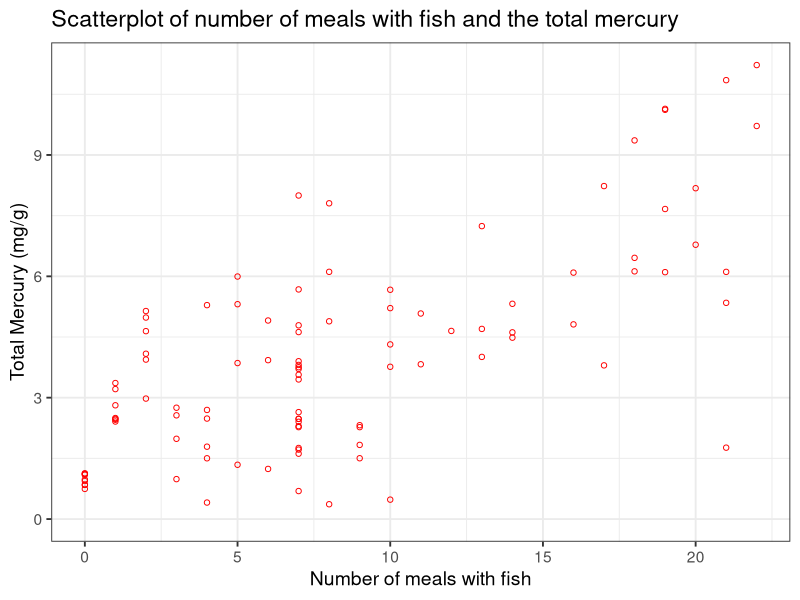
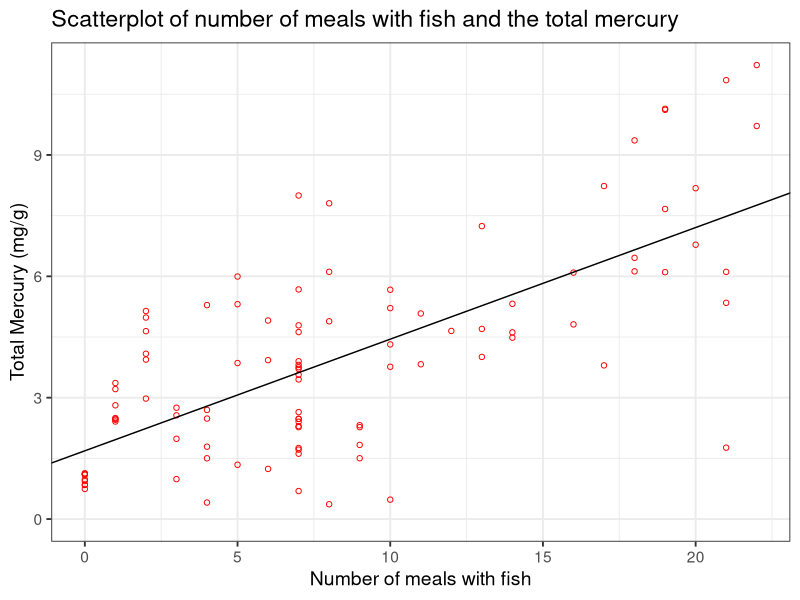

Here is the R script that generated these plots, in order:
#1. Read data
data <- read.csv("data.csv", header = TRUE)
attach(data)

#2. Scatterplot
# Scatter plot using ggplot
require(ggplot2)
ggplot(data, aes(x=meals,y=mercury)) + 
  geom_point(shape=1,color="red") + xlab("Number of meals with fish") +
  ylab("Total Mercury (mg/g)") + xlim(c(0,max(meals))) + ylim(c(0,max(mercury))) + 
  ggtitle("Scatterplot of number of meals with fish and the total mercury") + theme_bw(base_size=14) 

#3. Correlation coefficient
cor(meals, mercury)

#4. Least squares regression
my.model<-lm(data$mercury~data$meals)
#abline(my.model)

ggplot(data, aes(x=meals,y=mercury)) + geom_point(shape=1,color="red") +
  xlab("Number of meals with fish") + 
  ylab("Total Mercury (mg/g)") + xlim(c(0,max(meals))) + ylim(c(0,max(mercury))) + 
  ggtitle("Scatterplot of number of meals with fish and the total mercury") + theme_bw(base_size=14) + 
  geom_abline(slope = my.model$coefficients[2],intercept=my.model$coefficients[1])

#5. B1 & B0
sprintf("β_0 %.3f", my.model$coefficients[1])
sprintf("β_1 %.3f", my.model$coefficients[2])

#6. Test hypothesis
#6.1 - Hypothesis
#H0 ∶ β1 = 0 (there is no linear association) 
#H1 ∶ β1 ≠ 0 (there is a linear association)
#α = 0.05

#6.2 - Test statistic
#F-test
#df1 = 1
#df2 = 100-2 = 98

#6.3 - Decision rule
qf(.90, df1=1, df2=98)
#Decision Rule: Reject H0 if F ≥ 2.75743 Otherwise, do not reject H0

#6.4 - Compute the test statistic
anova(my.model)
summary(my.model)
#Reject H0 since 93.689 ≥ 4.183.
#We have significant evidence at the α = 0.10 level that β1 ≠ 0.
#There is evidence of a significant linear association between study time and
#exam score (here, p < 0.001 as calculated using software program).

#R^2 value = 0.4888

library(Metrics)

pred <- predict(my.model, data.frame(mercury = data$mercury))

rmse(data$mercury, predict(my.model, data.frame(mercury = data$mercury)))
summary(my.model)$r.squared 
